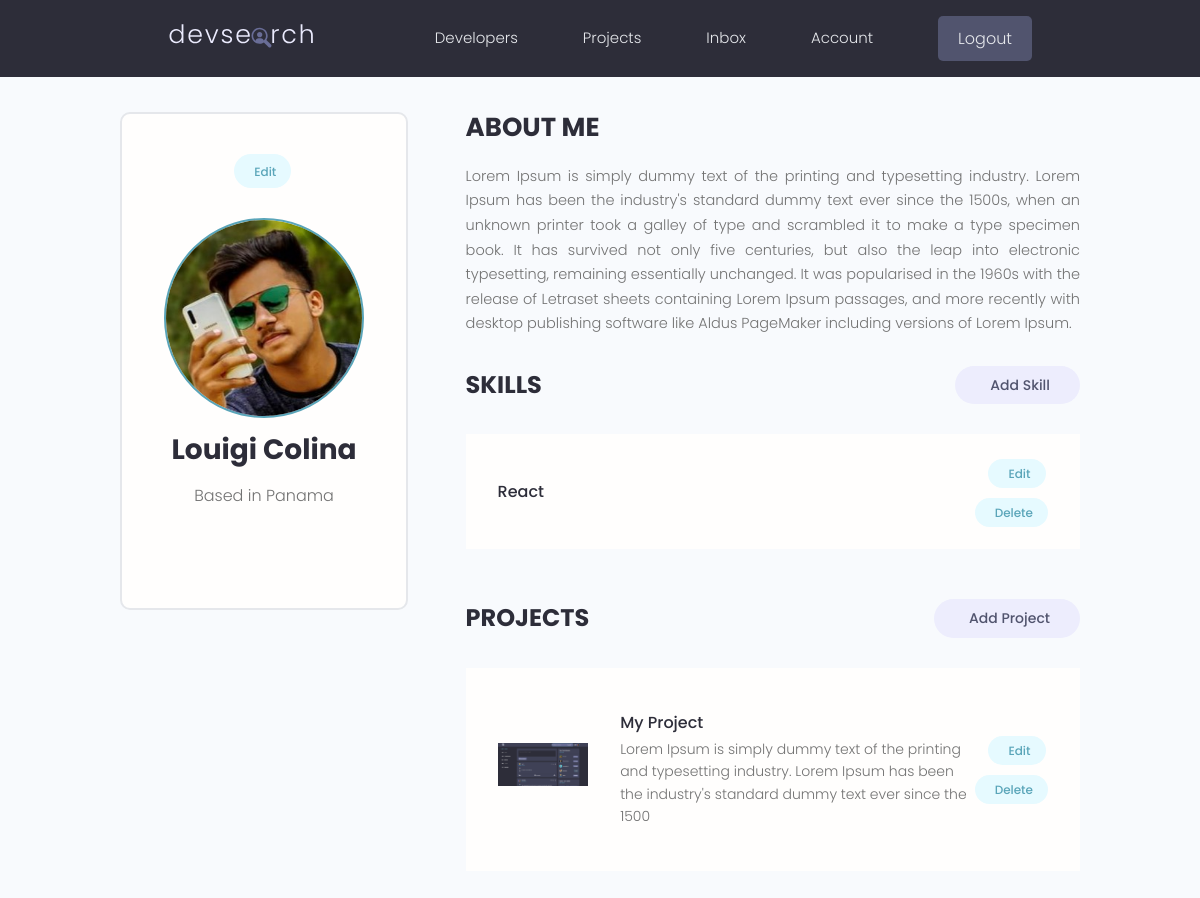
The app's page /account/ (signed in), older data.
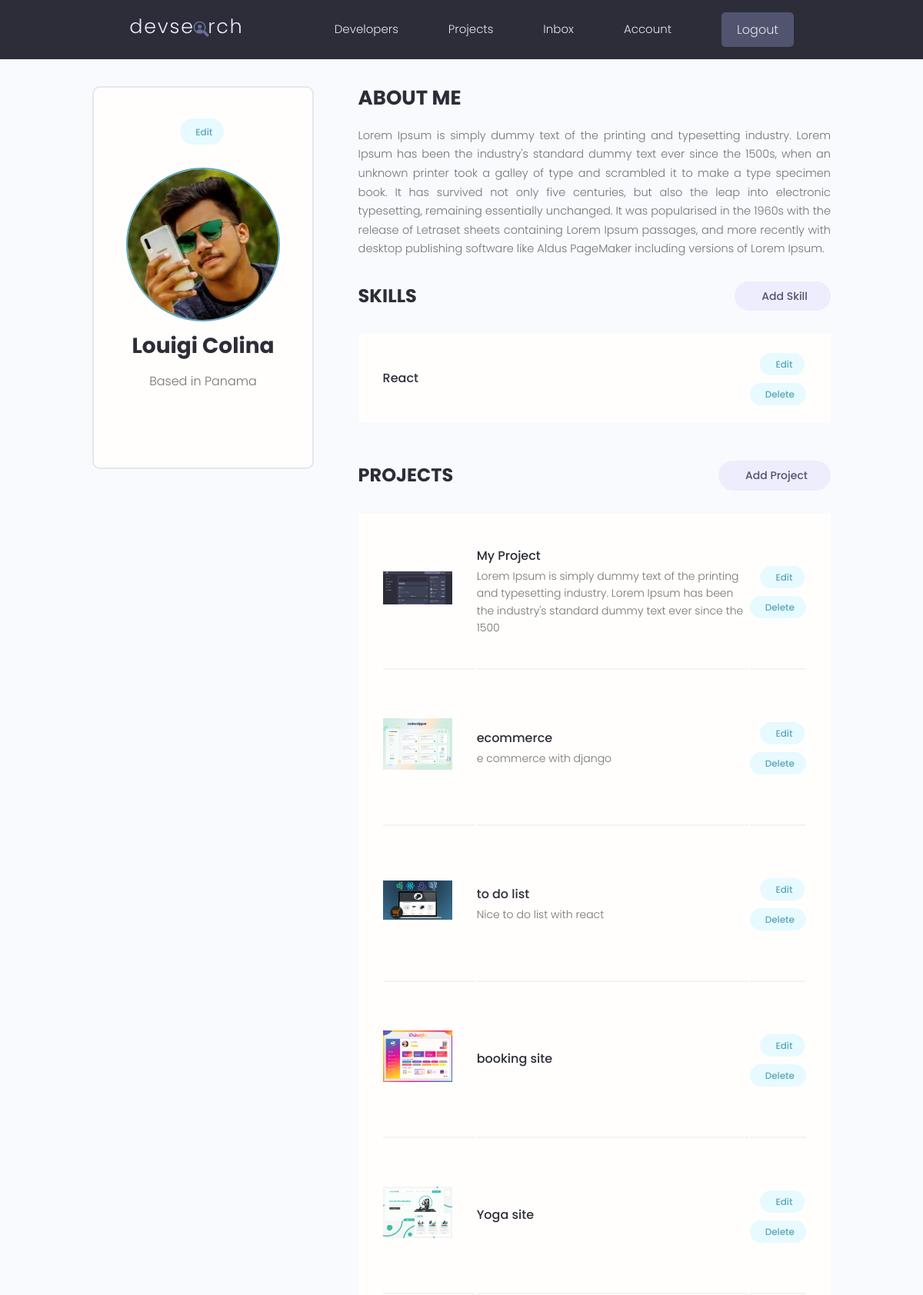
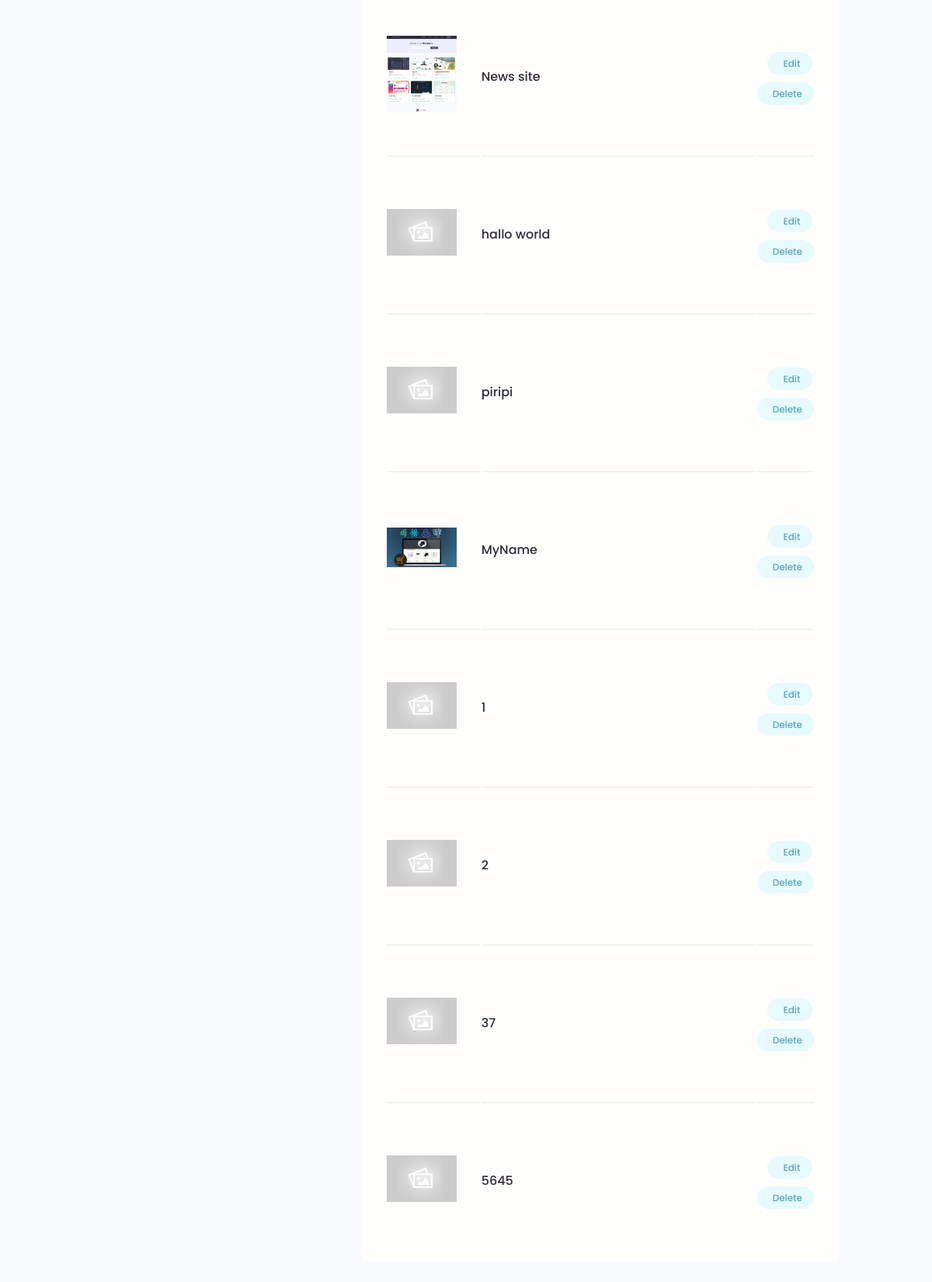
The same page, newer data (2 pictures, top to bottom).
### users/models.py (models this page shows, shortened)
class Profile(models.Model):
    user = models.OneToOneField(User, on_delete=models.CASCADE, null=True, blank=True)
    name = models.CharField(max_length=200, blank=True, null=True)
    email = models.EmailField(max_length=500, blank=True, null=True)
    username = models.CharField(max_length=200, blank=True, null=True)
    location = models.CharField(max_length=200, blank=True, null=True)
    short_intro = models.CharField(max_length=200, blank=True, null=True)
    bio = models.TextField(blank=True, null=True)
    profile_image = models.ImageField(null=True, blank=True, upload_to='profiles/', default='profiles/user-default.png')
    social_github = models.CharField(max_length=200, blank=True, null=True)
    social_twiter = models.CharField(max_length=200, blank=True, null=True)
    social_linkedin = models.CharField(max_length=200, blank=True, null=True)
    social_youtube = models.CharField(max_length=200, blank=True, null=True)
    social_website = models.CharField(max_length=200, blank=True, null=True)
    created = models.DateTimeField(auto_now_add=True)
    id = models.UUIDField(default=uuid.uuid4, unique=True,
                          primary_key=True, editable=False)

class Skill(models.Model):
    owner = models.ForeignKey(Profile, on_delete=models.CASCADE, null=True, blank=True)
    name = models.CharField(max_length=200, blank=True, null=True)
    description = models.TextField(null=True, blank=True)
    created = models.DateTimeField(auto_now_add=True)
    id = models.UUIDField(default=uuid.uuid4, unique=True,
                          primary_key=True, editable=False)

### projects/models.py (models this page shows, shortened)
class Project(models.Model):
    owner = models.ForeignKey(Profile, null=True, blank=True, on_delete=models.SET_NULL)
    title = models.CharField(max_length=200)
    description = models.TextField(null=True, blank=True)
    featured_image = models.ImageField(null=True, blank=True, default="default.jpg")
    demo_link = models.CharField(max_length=2000, null=True, blank=True)
    source_link = models.CharField(max_length=2000, null=True, blank=True)
    tags = models.ManyToManyField('Tag', blank=True)
    vote_total = models.IntegerField(default=0, null=True, blank=True)
    vote_ratio = models.IntegerField(default=0, null=True, blank=True)
    created = models.DateTimeField(auto_now_add=True)
    id = models.UUIDField(default=uuid.uuid4, unique=True,
                          primary_key=True, editable=False)
    class Meta:
        ordering = ['created']

### users/views.py (the view)
# urls.py: path('account/', views.userAccount, name='account'),
@login_required(login_url='login')
def userAccount(request):
    profile = request.user.profile
    skills = profile.skill_set.all()
    projects = profile.project_set.all()
    context = {
        'profile': profile,
        'skills': skills,
        'projects' : projects
    }
    return render(request, 'users/account.html', context)

### users/templates/users/account.html (shortened to what this page needs)
{% extends 'main.html' %} {% block content %}
<main class="settingsPage profile my-md">
  <div class="container">
    <div class="layout">
      <div class="column column--1of3">
        <div class="card text-center">
          <div class="card__body dev">
            <a
              class="tag tag--pill tag--main settings__btn"
              href="{% url 'edit-account' %}"
              > Edit</a
            >
            <img
              class="avatar avatar--xl dev__avatar"
              src="{{profile.profile_image.url}}"
            />
            <h2 class="dev__name">{{profile.name}}</h2>
            <p class="dev__location">Based in {{profile.location}}</p>
          </div>
        </div>
      </div>
      <div class="column column--2of3">
        <div class="devInfo">
          <h3 class="devInfo__title">About Me</h3>
          <p class="devInfo__about">{{profile.bio}}</p>
        </div>
        <div class="settings">
          <h3 class="settings__title">Skills</h3>
          <a
            class="tag tag--pill tag--sub settings__btn tag--lg"
            href="{% url 'create-skill' %}"
            > Add Skill</a
          >
        </div>
        <table class="settings__table">
          {% for skill in skills %}
          <tr>
            <td class="settings__tableInfo">
              <h4>{{skill.name}}</h4>
            </td>
            <td class="settings__tableActions">
              <a
                class="tag tag--pill tag--main settings__btn"
                href="{% url 'update-skill' skill.id %}"
                > Edit</a
              >
              <a
                class="tag tag--pill tag--main settings__btn"
                href="{% url 'delete-skill' skill.id %}?next=/account"
                > Delete</a
              >
            </td>
          </tr>
          {% endfor %}
        </table>
        <div class="settings">
          <h3 class="settings__title">Projects</h3>
          <a
            class="tag tag--pill tag--sub settings__btn tag--lg"
            href="{% url 'create-project' %}"
            > Add Project</a
          >
        </div>
        <table class="settings__table">
          {% for project in projects %}
          <tr>
            <td class="settings__thumbnail">
              <a href="{% url 'project' project.id %}"
                ><img
                  src="{{project.featured_image.url}}"
                  alt="Project Thumbnail"
              /></a>
            </td>
            <td class="settings__tableInfo">
              <a href="{% url 'project' project.id %}">{{project.title}}</a>
              <p>{{project.description|slice:"150"}}</p>
            </td>
            <td class="settings__tableActions">
              <a
                class="tag tag--pill tag--main settings__btn"
                href="{% url 'update-project' project.id %}"
                > Edit</a
              >
              <a
                class="tag tag--pill tag--main settings__btn"
                href="{% url 'delete-project' project.id %}?next=/account"
                > Delete</a
              >
            </td>
          </tr>
          {% endfor %}
        </table>
      </div>
    </div>
  </div>
</main>
{% endblock content %}

### templates/main.html (shortened to what this page needs)
<!DOCTYPE html>
{% load static %}
<html lang="en">
  <head>
    <link
      rel="stylesheet"
      href="https://cdn.iconmonstr.com/1.3.0/css/iconmonstr-iconic-font.min.css"
    />
    <link rel="stylesheet" href="{% static 'uikit/styles/uikit.css' %}" />
    <link rel="stylesheet" href="{% static 'styles/app.css' %}" />
  </head>
  <body>
    {% include 'navbar.html' %}
     {% block content %} {% endblock content %}
  </body>
</html>

### templates/navbar.html (shortened to what this page needs)
{% load static %}
<header class="header">
  <div class="container container--narrow">
    <a href="{% url 'profiles' %}" class="header__logo">
      <img src="{% static 'images/logo.svg' %}" alt="DevSearch Logo" />
    </a>
    <nav class="header__nav">
      <ul class="header__menu">
        <li class="header__menuItem">
          <a href="{% url 'profiles' %}">Developers</a>
        </li>
        <li class="header__menuItem">
          <a href="{% url 'projects' %}">Projects</a>
        </li>
        <li class="header__menuItem"><a href="">Inbox</a></li>
        {% if request.user.is_authenticated %}
        <li class="header__menuItem">
          <a href="{% url 'account' %}">Account</a>
        </li>
        <li class="header__menuItem">
          <a href="{% url 'logout' %}" class="btn btn--sub">Logout</a>
        </li>
        {% else %}
        <li class="header__menuItem">
          <a href="{% url 'login' %}" class="btn btn--sub">Login/Sign Up</a>
        </li>
        {% endif %}
      </ul>
    </nav>
  </div>
</header>

### static/styles/app.css (style rules this page uses)
:root { --color-sub: #2d2d39; }
.btn--sub { background-color: var(--color-sub-light); }
.card { border: 2px solid var(--color-light); }
img { width: 100%; }
.header { position: sticky; z-index: 111; background-color: var(--color-sub); padding: 1.5rem 0; }
.header > .container { display: flex; justify-content: space-between; align-items: center; }
.header__logo > img { height: 3.8rem; }
.header__nav > ul { display: inline-flex; align-items: center; list-style: none; gap: 6.5rem; }
.header__menuItem > a { color: var(--color-light); font-weight: 300; }
.profile .card > .dev { padding: 4rem; }
.dev__avatar { display: block; margin: auto; }
.dev__name { color: var(--color-sub); font-size: 2.8rem; font-weight: 700; margin-top: 1rem; margin-bottom: 0.5rem; }
.dev__location { margin-top: 1rem; }
.devInfo { margin-bottom: 3rem; }
.devInfo__title, .devInfo__subtitle { font-size: 2.6rem; color: var(--color-sub); text-transform: uppercase; font-weight: 700; margin-bottom: 1.5rem; }
.devInfo__about, .devSkill__info { font-size: 1.45rem; line-height: 1.7; text-align: justify; }
.settingsPage .dev > .settings__btn { display: inline-block; margin-bottom: 3rem; }
.settings { display: flex; justify-content: space-between; align-items: center; }
.settings__title { font-size: 2.4rem; text-transform: uppercase; font-weight: 700; color: var(--color-sub); }
.settings__table { margin-top: 3rem; margin-bottom: 5rem; padding: 0 3rem; background: var(--color-white); }
.settings__table tr { width: 100%; }
.settings__table tr > td { padding: 2rem 0; }
.settings__table tr:not(:last-child) td { border-bottom: 2px solid var(--color-white-light); }
.settings__thumbnail { width: 23%; min-width: 10rem; }
.settings__thumbnail img { padding-right: 3rem; height: 15rem; object-fit: contain; }
.settings__tableInfo { width: 100%; }
.settings__tableInfo h4, .settings__tableInfo a { padding-right: 1rem; width: auto; font-size: 1.6rem; font-weight: 500; color: var(--color-sub); }
.settings__tableInfo p { font-size: 1.4rem; }
.settings__tableActions { text-align: right; }

### static/uikit/styles/modules/_variables.css (style rules this page uses)
:root { --color-main: #5aa5b9; --color-main-light: #e6faff; --color-sub: #3f4156; --color-sub-light: #51546e; --color-sub-lighter: #ededfd; --color-text: #737373; --color-gray: #8b8b8b; --color-light: #e5e7eb; --color-light-gray: #767676; --color-bg: #f8fafd; --color-white: #fffefd; --color-white-light: #f3f3f3; --color-success: #359e64; --color-success-bg: #def8e8; --color-error: #fc4b0b; --color-error-bg: #fff2ee; --font-base: 'Poppins', arial, helvetica, 'Segoe UI', roboto, ubuntu, sans-serif; --font-monospace: 'Fira Code', 'Courier New', courier, monospace; --font-regular: 300; --font-medium: 500; --font-bold: 700; --generic-shadow: 1px 1px 5px #00000010; --generic-transition: all 0.3s ease-in-out; }

### static/uikit/styles/modules/_base.css (style rules this page uses)
* { margin: 0; padding: 0; box-sizing: border-box; text-rendering: optimizeLegibility; color: inherit; font-size: inherit; }
html { font-size: 50%; }
@media only screen and (min-width: 480px) { html { font-size: 56.25%; } }
@media only screen and (min-width: 1200px) { html { font-size: 62.5%; } }
body { line-height: 1.6; font-weight: 400; font-size: 1.5rem; color: var(--color-text); background-color: var(--color-bg); min-height: 100vh; }

### static/uikit/styles/modules/_typography.css (style rules this page uses)
* { font-family: var(--font-base); }
h2 { font-size: 3.6rem; font-weight: var(--font-bold); }
h3 { font-size: 3.2rem; font-weight: var(--font-medium); }
h4 { font-size: 2.8rem; font-weight: var(--font-medium); }
p, span, strong { font-size: 1.6rem; color: var(--color-text); font-weight: var(--font-regular); }
a { padding-bottom: 2px; text-decoration: none; display: inline-block; color: var(--color-main); font-weight: var(--font-medium); }

### static/uikit/styles/modules/_utilities.css (style rules this page uses)
.container { width: 92%; max-width: 165rem; margin: 0 auto; box-sizing: border-box; }
.container--narrow { width: 92%; max-width: 120rem; }
@media screen and (min-width: 1000px) { .container { width: 90%; } }
@media screen and (min-width: 1000px) { .container--narrow { width: 85%; } }
@media screen and (min-width: 1200px) { .container { width: 80%; } }
@media screen and (min-width: 1200px) { .container--narrow { width: 72%; } }
.text-center { text-align: center; }
.my-md { margin: 3rem auto; }

### static/uikit/styles/modules/_avatar.css (style rules this page uses)
.avatar { border-radius: 50%; border: 2px solid var(--color-main); object-fit: cover; }
.avatar--xl { height: 20rem; width: 20rem; }

Row changes from the older to the newer data that the page shows:
added Project: featured_image (picture), title "ecommerce", description "e commerce with django"
added Project: featured_image (picture), title "to do list", description "Nice to do list with react"
added Project: featured_image (picture), title "booking site"
added Project: featured_image (picture), title "Yoga site"
added Project: featured_image (picture), title "News site"
added Project: featured_image (placeholder picture), title "hallo world"
added Project: featured_image (placeholder picture), title "piripi"
added Project: featured_image (picture), title "MyName"
added Project: featured_image (placeholder picture), title "1"
added Project: featured_image (placeholder picture), title "2"
added Project: featured_image (placeholder picture), title "37"
added Project: featured_image (placeholder picture), title "5645"
